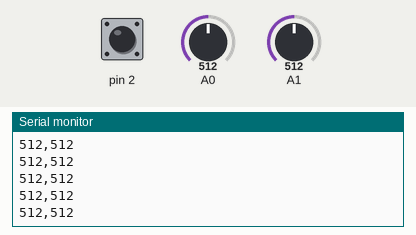
Recording of a sketch running on a simulated Arduino Uno, built with avr-gcc and run on an emulated ATmega328P. On the bench: the last lines printed to the serial monitor. The inputs (shaded band) are chosen by the test bench; at power-on: pin 2 HIGH, A0 = 512, A1 = 512.

Above: at 1.2 s.
1.3 s: pin 2 pulled LOW for 0.15 s
At 1.31 s:
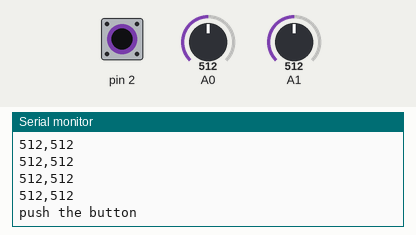
2.9 s: A0 set to 716
At 2.92 s:
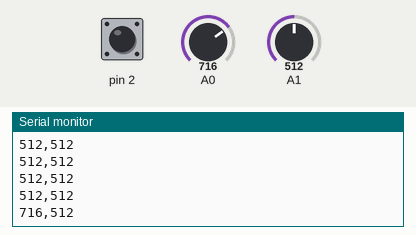
4.4 s: A1 set to 716
At 4.43 s:
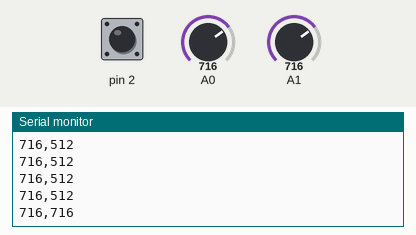
5.9 s: A0 set to 900
At 5.94 s:
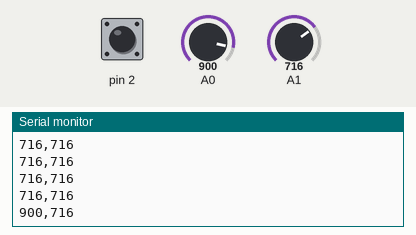
7.4 s: A1 set to 900
At 7.45 s:
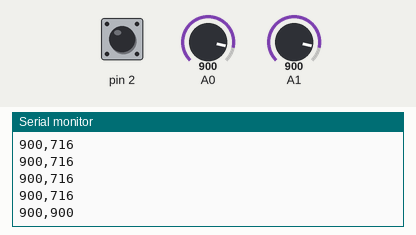
Timing chart, 0 to 9.9 s (numbered marks = the images above; inputs shaded):
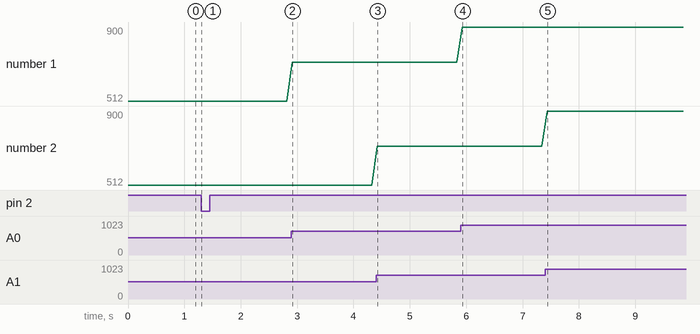

The sketch:

Joystick.basic_practice.ino
```cpp
void setup() {
  // put your setup code here, to run once:
  pinMode(2,INPUT_PULLUP);
  Serial.begin(9600);
}

void loop() {
  // put your main code here, to run repeatedly:
  int x = analogRead(A0);
  int y = analogRead(A1);
  if(digitalRead(2) == 0)
  {
    Serial.println("push the button");
    delay(100);
  }
  else
  {
    Serial.print(x);
    Serial.print(',');
    Serial.println(y);
    delay(100);
  }
}
```

Measured:
- after the input at 1.3 s, the serial monitor: prints a new line at once (image 1)
- after the input at 2.9 s, the serial monitor: prints a new line at once (image 2)
- after the input at 4.4 s, the serial monitor: prints a new line at once (image 3)
- after the input at 5.9 s, the serial monitor: prints a new line at once (image 4)
- after the input at 7.4 s, the serial monitor: prints a new line at once (image 5)
- plotted number 1: 512 → 716 after the input at 2.9 s, 716 → 900 after the input at 5.9 s
